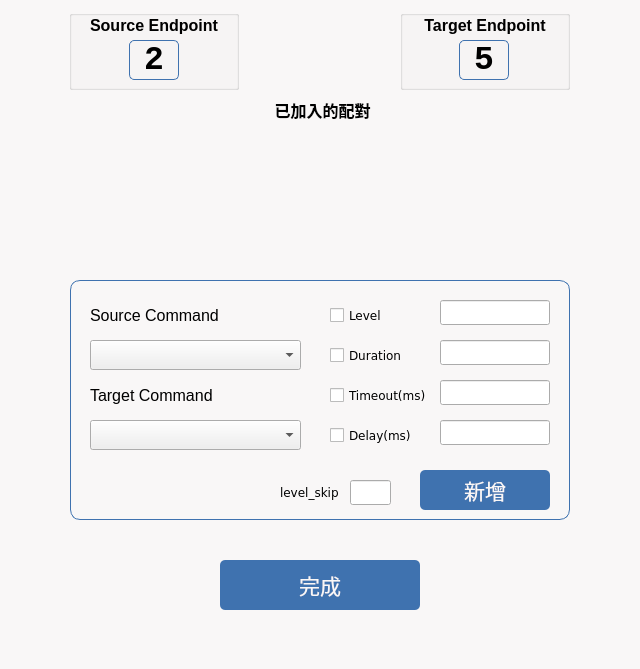
<?xml version="1.0" encoding="UTF-8"?>
<ui version="4.0">
 <class>PairWindow</class>
 <widget class="QWidget" name="PairWindow">
  <property name="geometry">
   <rect>
    <x>0</x>
    <y>0</y>
    <width>640</width>
    <height>669</height>
   </rect>
  </property>
  <property name="windowTitle">
   <string>Form</string>
  </property>
  <property name="styleSheet">
   <string notr="true">#PairWindow {
	background-color: #F9F7F7;
}

QLabel#source_channel {
	border: 1px solid #3F72AF;
	border-radius: 5px;
}
QLabel#target_channel {
	border: 1px solid #3F72AF;
	border-radius: 5px;
}</string>
  </property>
  <widget class="QPushButton" name="confirm">
   <property name="geometry">
    <rect>
     <x>220</x>
     <y>560</y>
     <width>200</width>
     <height>50</height>
    </rect>
   </property>
   <property name="font">
    <font>
     <family>Microsoft YaHei</family>
     <pointsize>16</pointsize>
     <weight>50</weight>
     <italic>false</italic>
     <bold>false</bold>
    </font>
   </property>
   <property name="styleSheet">
    <string notr="true">
QPushButton#confirm {
    background-color: #3F72AF;
    color: #F9F7F7;
    border-radius: 5px;
    border: none;
}

QPushButton#confirm:hover {
    background-color: #F9F7F7;
    color: #3F72AF;
    border-radius: 5px;
    border: 2px solid #3F72AF;
}
</string>
   </property>
   <property name="text">
    <string>完成</string>
   </property>
  </widget>
  <widget class="QGroupBox" name="target_group">
   <property name="geometry">
    <rect>
     <x>400</x>
     <y>10</y>
     <width>170</width>
     <height>80</height>
    </rect>
   </property>
   <property name="title">
    <string/>
   </property>
   <widget class="QLabel" name="target_channel">
    <property name="geometry">
     <rect>
      <x>59</x>
      <y>30</y>
      <width>50</width>
      <height>40</height>
     </rect>
    </property>
    <property name="font">
     <font>
      <family>Consolas</family>
      <pointsize>25</pointsize>
      <weight>75</weight>
      <bold>true</bold>
     </font>
    </property>
    <property name="styleSheet">
     <string notr="true"/>
    </property>
    <property name="text">
     <string>5</string>
    </property>
    <property name="alignment">
     <set>Qt::AlignCenter</set>
    </property>
   </widget>
   <widget class="QLabel" name="target_title">
    <property name="geometry">
     <rect>
      <x>0</x>
      <y>0</y>
      <width>170</width>
      <height>30</height>
     </rect>
    </property>
    <property name="font">
     <font>
      <family>Nirmala UI</family>
      <pointsize>12</pointsize>
      <weight>75</weight>
      <bold>true</bold>
     </font>
    </property>
    <property name="text">
     <string>Target Endpoint</string>
    </property>
    <property name="alignment">
     <set>Qt::AlignCenter</set>
    </property>
   </widget>
  </widget>
  <widget class="QGroupBox" name="source_group">
   <property name="geometry">
    <rect>
     <x>69</x>
     <y>10</y>
     <width>170</width>
     <height>80</height>
    </rect>
   </property>
   <property name="styleSheet">
    <string notr="true"/>
   </property>
   <property name="title">
    <string/>
   </property>
   <widget class="QLabel" name="source_channel">
    <property name="geometry">
     <rect>
      <x>60</x>
      <y>30</y>
      <width>50</width>
      <height>40</height>
     </rect>
    </property>
    <property name="font">
     <font>
      <family>Consolas</family>
      <pointsize>25</pointsize>
      <weight>75</weight>
      <bold>true</bold>
     </font>
    </property>
    <property name="styleSheet">
     <string notr="true"/>
    </property>
    <property name="text">
     <string>2</string>
    </property>
    <property name="alignment">
     <set>Qt::AlignCenter</set>
    </property>
   </widget>
   <widget class="QLabel" name="source_title">
    <property name="geometry">
     <rect>
      <x>0</x>
      <y>0</y>
      <width>170</width>
      <height>30</height>
     </rect>
    </property>
    <property name="font">
     <font>
      <family>Nirmala UI</family>
      <pointsize>12</pointsize>
      <weight>75</weight>
      <bold>true</bold>
     </font>
    </property>
    <property name="text">
     <string>Source Endpoint</string>
    </property>
    <property name="alignment">
     <set>Qt::AlignCenter</set>
    </property>
   </widget>
  </widget>
  <widget class="QGroupBox" name="cmd_group">
   <property name="geometry">
    <rect>
     <x>20</x>
     <y>90</y>
     <width>600</width>
     <height>171</height>
    </rect>
   </property>
   <property name="font">
    <font>
     <family>Nirmala UI</family>
     <pointsize>12</pointsize>
     <weight>75</weight>
     <bold>true</bold>
    </font>
   </property>
   <property name="styleSheet">
    <string notr="true">QGroupBox::title {
margin-top: 10px;
subcontrol-position: top center;
}
#cmd_group{
border:0;
}
QWidget#container {
    background-color: #DBE2EF;
}
QScrollArea {
    border: 1px solid #DBE2EF;
    background-color: #DBE2EF;
}</string>
   </property>
   <property name="title">
    <string>已加入的配對</string>
   </property>
  </widget>
  <widget class="QGroupBox" name="input_group">
   <property name="geometry">
    <rect>
     <x>70</x>
     <y>280</y>
     <width>500</width>
     <height>240</height>
    </rect>
   </property>
   <property name="styleSheet">
    <string notr="true">#input_group {
	border: 1px solid #3F72AF;
	border-radius: 10px;
}</string>
   </property>
   <property name="title">
    <string/>
   </property>
   <widget class="QPushButton" name="add">
    <property name="geometry">
     <rect>
      <x>350</x>
      <y>190</y>
      <width>130</width>
      <height>40</height>
     </rect>
    </property>
    <property name="font">
     <font>
      <family>Microsoft YaHei</family>
      <pointsize>16</pointsize>
      <weight>50</weight>
      <italic>false</italic>
      <bold>false</bold>
     </font>
    </property>
    <property name="styleSheet">
     <string notr="true">
QPushButton#add {
    background-color: #3F72AF;
    color: #F9F7F7;
    border-radius: 5px;
    border: none;
}

QPushButton#add:hover {
    background-color: #F9F7F7;
    color: #3F72AF;
    border-radius: 5px;
    border: 2px solid #3F72AF;
}
</string>
    </property>
    <property name="text">
     <string>新增</string>
    </property>
   </widget>
   <widget class="QLabel" name="label">
    <property name="geometry">
     <rect>
      <x>20</x>
      <y>20</y>
      <width>131</width>
      <height>30</height>
     </rect>
    </property>
    <property name="font">
     <font>
      <family>Arial</family>
      <pointsize>12</pointsize>
      <weight>50</weight>
      <bold>false</bold>
     </font>
    </property>
    <property name="text">
     <string>Source Command</string>
    </property>
   </widget>
   <widget class="QComboBox" name="source_cmd_box">
    <property name="geometry">
     <rect>
      <x>20</x>
      <y>60</y>
      <width>211</width>
      <height>30</height>
     </rect>
    </property>
   </widget>
   <widget class="QLabel" name="label_4">
    <property name="geometry">
     <rect>
      <x>20</x>
      <y>100</y>
      <width>131</width>
      <height>30</height>
     </rect>
    </property>
    <property name="font">
     <font>
      <family>Arial</family>
      <pointsize>12</pointsize>
      <weight>50</weight>
      <bold>false</bold>
     </font>
    </property>
    <property name="text">
     <string>Target Command</string>
    </property>
   </widget>
   <widget class="QComboBox" name="target_cmd_box">
    <property name="geometry">
     <rect>
      <x>20</x>
      <y>140</y>
      <width>211</width>
      <height>30</height>
     </rect>
    </property>
   </widget>
   <widget class="QCheckBox" name="level_check">
    <property name="geometry">
     <rect>
      <x>260</x>
      <y>20</y>
      <width>111</width>
      <height>30</height>
     </rect>
    </property>
    <property name="font">
     <font>
      <family>Verdana</family>
     </font>
    </property>
    <property name="text">
     <string>Level</string>
    </property>
   </widget>
   <widget class="QCheckBox" name="duration_check">
    <property name="geometry">
     <rect>
      <x>260</x>
      <y>60</y>
      <width>111</width>
      <height>30</height>
     </rect>
    </property>
    <property name="font">
     <font>
      <family>Verdana</family>
     </font>
    </property>
    <property name="text">
     <string>Duration</string>
    </property>
   </widget>
   <widget class="QCheckBox" name="timeout_check">
    <property name="geometry">
     <rect>
      <x>260</x>
      <y>100</y>
      <width>111</width>
      <height>30</height>
     </rect>
    </property>
    <property name="font">
     <font>
      <family>Verdana</family>
     </font>
    </property>
    <property name="text">
     <string>Timeout(ms)</string>
    </property>
   </widget>
   <widget class="QCheckBox" name="delay_check">
    <property name="geometry">
     <rect>
      <x>260</x>
      <y>140</y>
      <width>111</width>
      <height>30</height>
     </rect>
    </property>
    <property name="font">
     <font>
      <family>Verdana</family>
     </font>
    </property>
    <property name="text">
     <string>Delay(ms)</string>
    </property>
   </widget>
   <widget class="QLineEdit" name="level_edit">
    <property name="geometry">
     <rect>
      <x>370</x>
      <y>20</y>
      <width>110</width>
      <height>25</height>
     </rect>
    </property>
   </widget>
   <widget class="QLineEdit" name="duration_edit">
    <property name="geometry">
     <rect>
      <x>370</x>
      <y>60</y>
      <width>110</width>
      <height>25</height>
     </rect>
    </property>
   </widget>
   <widget class="QLineEdit" name="timeout_edit">
    <property name="geometry">
     <rect>
      <x>370</x>
      <y>100</y>
      <width>110</width>
      <height>25</height>
     </rect>
    </property>
   </widget>
   <widget class="QLineEdit" name="delay_edit">
    <property name="geometry">
     <rect>
      <x>370</x>
      <y>140</y>
      <width>110</width>
      <height>25</height>
     </rect>
    </property>
   </widget>
   <widget class="QLabel" name="label_2">
    <property name="geometry">
     <rect>
      <x>210</x>
      <y>200</y>
      <width>61</width>
      <height>25</height>
     </rect>
    </property>
    <property name="font">
     <font>
      <family>Verdana</family>
     </font>
    </property>
    <property name="text">
     <string>level_skip</string>
    </property>
   </widget>
   <widget class="QLineEdit" name="level_skip_edit">
    <property name="geometry">
     <rect>
      <x>280</x>
      <y>200</y>
      <width>41</width>
      <height>25</height>
     </rect>
    </property>
   </widget>
  </widget>
 </widget>
 <resources/>
 <connections/>
</ui>
